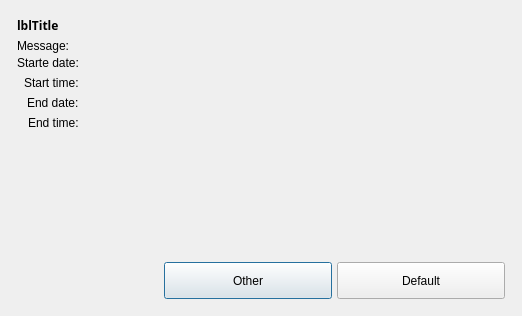
<?xml version="1.0" encoding="UTF-8"?>
<ui version="4.0">
 <class>Dialog</class>
 <widget class="QDialog" name="Dialog">
  <property name="geometry">
   <rect>
    <x>0</x>
    <y>0</y>
    <width>522</width>
    <height>316</height>
   </rect>
  </property>
  <property name="windowTitle">
   <string>Dialog</string>
  </property>
  <property name="autoFillBackground">
   <bool>false</bool>
  </property>
  <layout class="QVBoxLayout" name="verticalLayout_2">
   <item>
    <widget class="QFrame" name="frContainer">
     <property name="frameShape">
      <enum>QFrame::NoFrame</enum>
     </property>
     <property name="frameShadow">
      <enum>QFrame::Raised</enum>
     </property>
     <layout class="QVBoxLayout" name="verticalLayout">
      <property name="spacing">
       <number>0</number>
      </property>
      <property name="margin">
       <number>6</number>
      </property>
      <item>
       <layout class="QHBoxLayout" name="DialogTitle">
        <property name="bottomMargin">
         <number>5</number>
        </property>
        <item>
         <widget class="QLabel" name="lblTitle">
          <property name="sizePolicy">
           <sizepolicy hsizetype="Preferred" vsizetype="Preferred">
            <horstretch>0</horstretch>
            <verstretch>0</verstretch>
           </sizepolicy>
          </property>
          <property name="maximumSize">
           <size>
            <width>16777215</width>
            <height>45</height>
           </size>
          </property>
          <property name="font">
           <font>
            <family>Century Gothic</family>
            <weight>75</weight>
            <bold>true</bold>
           </font>
          </property>
          <property name="text">
           <string>lblTitle</string>
          </property>
         </widget>
        </item>
       </layout>
      </item>
      <item>
       <widget class="QLabel" name="lblMessage">
        <property name="text">
         <string>Message:</string>
        </property>
       </widget>
      </item>
      <item>
       <layout class="QHBoxLayout" name="horizontalLayout">
        <item>
         <layout class="QFormLayout" name="formLayout">
          <property name="fieldGrowthPolicy">
           <enum>QFormLayout::AllNonFixedFieldsGrow</enum>
          </property>
          <property name="labelAlignment">
           <set>Qt::AlignRight|Qt::AlignTrailing|Qt::AlignVCenter</set>
          </property>
          <item row="0" column="0">
           <widget class="QLabel" name="lblStartDateTitle">
            <property name="text">
             <string>Starte date:</string>
            </property>
           </widget>
          </item>
          <item row="1" column="0">
           <widget class="QLabel" name="lblStartTimeTitle">
            <property name="text">
             <string>Start time:</string>
            </property>
           </widget>
          </item>
          <item row="2" column="0">
           <widget class="QLabel" name="lblEndDateTitle">
            <property name="text">
             <string>End date:</string>
            </property>
           </widget>
          </item>
          <item row="3" column="0">
           <widget class="QLabel" name="lblEndTimeTitle">
            <property name="text">
             <string>End time:</string>
            </property>
           </widget>
          </item>
          <item row="4" column="1">
           <widget class="QFrame" name="frmOptions1">
            <layout class="QHBoxLayout" name="onBehalfOfCompanyLayout">
             <item>
              <spacer name="horizontalSpacer">
               <property name="orientation">
                <enum>Qt::Horizontal</enum>
               </property>
               <property name="sizeHint" stdset="0">
                <size>
                 <width>40</width>
                 <height>20</height>
                </size>
               </property>
              </spacer>
             </item>
            </layout>
           </widget>
          </item>
          <item row="0" column="1">
           <widget class="QFrame" name="txtStartDateValue">
            <property name="sizePolicy">
             <sizepolicy hsizetype="Expanding" vsizetype="Preferred">
              <horstretch>0</horstretch>
              <verstretch>0</verstretch>
             </sizepolicy>
            </property>
            <property name="minimumSize">
             <size>
              <width>0</width>
              <height>20</height>
             </size>
            </property>
            <property name="frameShape">
             <enum>QFrame::NoFrame</enum>
            </property>
            <property name="frameShadow">
             <enum>QFrame::Raised</enum>
            </property>
           </widget>
          </item>
          <item row="1" column="1">
           <widget class="QFrame" name="txtStartTimeValue">
            <property name="sizePolicy">
             <sizepolicy hsizetype="Expanding" vsizetype="Preferred">
              <horstretch>0</horstretch>
              <verstretch>0</verstretch>
             </sizepolicy>
            </property>
            <property name="minimumSize">
             <size>
              <width>0</width>
              <height>20</height>
             </size>
            </property>
            <property name="frameShape">
             <enum>QFrame::NoFrame</enum>
            </property>
            <property name="frameShadow">
             <enum>QFrame::Raised</enum>
            </property>
           </widget>
          </item>
          <item row="2" column="1">
           <widget class="QFrame" name="txtEndDateValue">
            <property name="sizePolicy">
             <sizepolicy hsizetype="Expanding" vsizetype="Preferred">
              <horstretch>0</horstretch>
              <verstretch>0</verstretch>
             </sizepolicy>
            </property>
            <property name="minimumSize">
             <size>
              <width>0</width>
              <height>20</height>
             </size>
            </property>
            <property name="frameShape">
             <enum>QFrame::NoFrame</enum>
            </property>
            <property name="frameShadow">
             <enum>QFrame::Raised</enum>
            </property>
           </widget>
          </item>
          <item row="3" column="1">
           <widget class="QFrame" name="txtEndTimeValue">
            <property name="sizePolicy">
             <sizepolicy hsizetype="Expanding" vsizetype="Preferred">
              <horstretch>0</horstretch>
              <verstretch>0</verstretch>
             </sizepolicy>
            </property>
            <property name="minimumSize">
             <size>
              <width>0</width>
              <height>20</height>
             </size>
            </property>
            <property name="frameShape">
             <enum>QFrame::NoFrame</enum>
            </property>
            <property name="frameShadow">
             <enum>QFrame::Raised</enum>
            </property>
           </widget>
          </item>
         </layout>
        </item>
       </layout>
      </item>
      <item>
       <spacer name="ContentBottomSpacer">
        <property name="orientation">
         <enum>Qt::Vertical</enum>
        </property>
        <property name="sizeHint" stdset="0">
         <size>
          <width>20</width>
          <height>43</height>
         </size>
        </property>
       </spacer>
      </item>
      <item>
       <layout class="QHBoxLayout" name="DialogButtons">
        <property name="topMargin">
         <number>5</number>
        </property>
        <item>
         <spacer name="ButtonAlignSpacer">
          <property name="orientation">
           <enum>Qt::Horizontal</enum>
          </property>
          <property name="sizeHint" stdset="0">
           <size>
            <width>40</width>
            <height>20</height>
           </size>
          </property>
         </spacer>
        </item>
        <item>
         <widget class="QPushButton" name="btnCancel">
          <property name="enabled">
           <bool>true</bool>
          </property>
          <property name="minimumSize">
           <size>
            <width>168</width>
            <height>37</height>
           </size>
          </property>
          <property name="maximumSize">
           <size>
            <width>168</width>
            <height>37</height>
           </size>
          </property>
          <property name="text">
           <string>Other</string>
          </property>
          <property name="default">
           <bool>false</bool>
          </property>
         </widget>
        </item>
        <item>
         <spacer name="ButtonsSpacer">
          <property name="orientation">
           <enum>Qt::Horizontal</enum>
          </property>
          <property name="sizeType">
           <enum>QSizePolicy::Fixed</enum>
          </property>
          <property name="sizeHint" stdset="0">
           <size>
            <width>5</width>
            <height>20</height>
           </size>
          </property>
         </spacer>
        </item>
        <item>
         <widget class="QPushButton" name="btnOK">
          <property name="enabled">
           <bool>true</bool>
          </property>
          <property name="minimumSize">
           <size>
            <width>168</width>
            <height>37</height>
           </size>
          </property>
          <property name="maximumSize">
           <size>
            <width>168</width>
            <height>37</height>
           </size>
          </property>
          <property name="text">
           <string>Default</string>
          </property>
          <property name="default">
           <bool>false</bool>
          </property>
         </widget>
        </item>
       </layout>
      </item>
     </layout>
    </widget>
   </item>
  </layout>
 </widget>
 <resources/>
 <connections/>
</ui>
